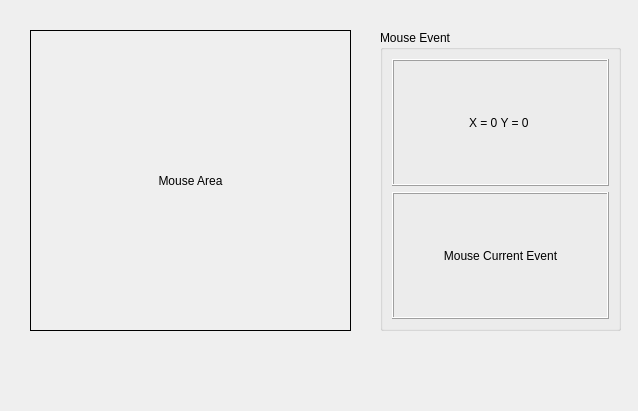
<?xml version="1.0" encoding="UTF-8"?>
<ui version="4.0">
 <class>Widget</class>
 <widget class="QWidget" name="Widget">
  <property name="geometry">
   <rect>
    <x>0</x>
    <y>0</y>
    <width>638</width>
    <height>411</height>
   </rect>
  </property>
  <property name="windowTitle">
   <string>Widget</string>
  </property>
  <widget class="myQLabel" name="lbMouse">
   <property name="geometry">
    <rect>
     <x>30</x>
     <y>30</y>
     <width>321</width>
     <height>301</height>
    </rect>
   </property>
   <property name="mouseTracking">
    <bool>true</bool>
   </property>
   <property name="frameShape">
    <enum>QFrame::Box</enum>
   </property>
   <property name="text">
    <string>Mouse Area</string>
   </property>
   <property name="alignment">
    <set>Qt::AlignCenter</set>
   </property>
  </widget>
  <widget class="QGroupBox" name="groupBox">
   <property name="geometry">
    <rect>
     <x>380</x>
     <y>30</y>
     <width>241</width>
     <height>301</height>
    </rect>
   </property>
   <property name="title">
    <string>Mouse Event</string>
   </property>
   <layout class="QVBoxLayout" name="verticalLayout">
    <item>
     <widget class="QLabel" name="lbMouse_Current_Pos">
      <property name="frameShape">
       <enum>QFrame::Box</enum>
      </property>
      <property name="frameShadow">
       <enum>QFrame::Raised</enum>
      </property>
      <property name="text">
       <string>X = 0 Y = 0 </string>
      </property>
      <property name="alignment">
       <set>Qt::AlignCenter</set>
      </property>
     </widget>
    </item>
    <item>
     <widget class="QLabel" name="lbMouse_Current_Event">
      <property name="frameShape">
       <enum>QFrame::Box</enum>
      </property>
      <property name="frameShadow">
       <enum>QFrame::Raised</enum>
      </property>
      <property name="text">
       <string>Mouse Current Event</string>
      </property>
      <property name="alignment">
       <set>Qt::AlignCenter</set>
      </property>
     </widget>
    </item>
   </layout>
  </widget>
 </widget>
 <customwidgets>
  <customwidget>
   <class>myQLabel</class>
   <extends>QLabel</extends>
   <header location="global">myqlabel.h</header>
  </customwidget>
 </customwidgets>
 <resources/>
 <connections/>
</ui>
